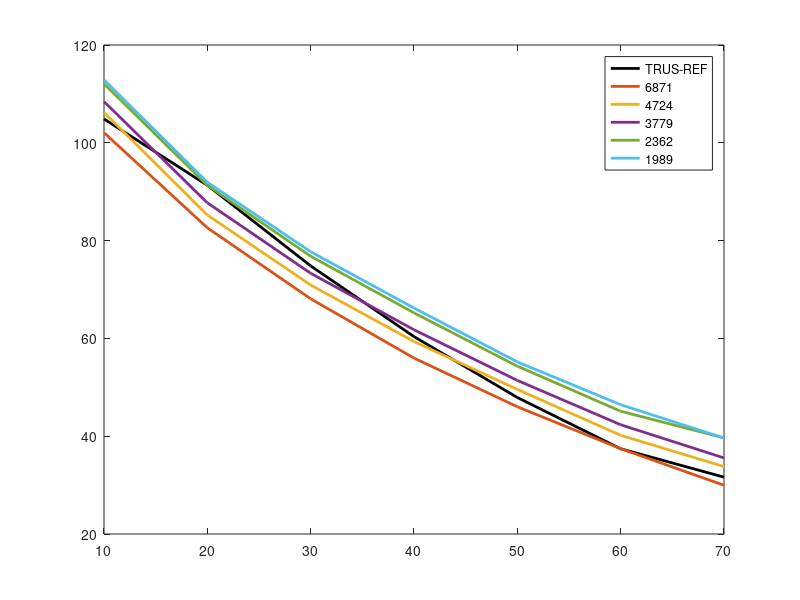
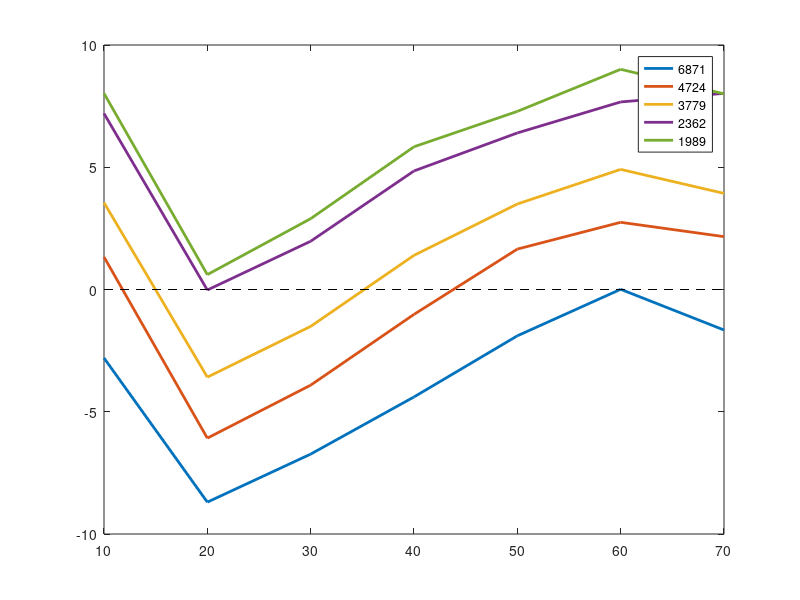

The MATLAB script that drew these images, in order:
snr_REF = [104.8777818	91.3153037	74.8287561	60.36863128	47.91535036	37.43309533	31.62385683];

snr_6871 = [102.0758289	82.61848312	68.09641303	55.9742821	46.02091469	37.44129733	29.96730439];
snr_4724 = [106.2088466	85.23540699	70.9163758	59.35092596	49.56799539	40.18132826	33.78575628];
snr_3779 = [108.4303526	87.73063749	73.32009986	61.76613565	51.41225474	42.3453022	35.55494842];
snr_2362 = [112.0773217	91.29362208	76.80215687	65.21777971	54.31873095	45.10444252	39.64659234];
snr_1989 = [112.8998028	91.92386131	77.72562513	66.2060756	55.20025047	46.43828723	39.62734287];

%% SNR
axis_ = [10 20 30 40 50 60 70]*1e-3;
figure(1);
plot(axis_*1e3, snr_REF,'LineWidth',2,'color','k'); hold on;
plot(axis_*1e3, snr_6871,'LineWidth',2);
plot(axis_*1e3, snr_4724,'LineWidth',2);
plot(axis_*1e3, snr_3779,'LineWidth',2);
plot(axis_*1e3, snr_2362,'LineWidth',2);
plot(axis_*1e3, snr_1989,'LineWidth',2); hold off;
legend('TRUS-REF','6871','4724','3779','2362','1989');

%% Delta_SNR
dsnr_6871 = snr_6871 - snr_REF;
dsnr_4724 = snr_4724 - snr_REF;
dsnr_3779 = snr_3779 - snr_REF;
dsnr_2362 = snr_2362 - snr_REF;
dsnr_1989 = snr_1989 - snr_REF;

figure(2);
plot(axis_*1e3, dsnr_6871,'LineWidth',2); hold on;
plot(axis_*1e3, dsnr_4724,'LineWidth',2);
plot(axis_*1e3, dsnr_3779,'LineWidth',2);
plot(axis_*1e3, dsnr_2362,'LineWidth',2);
plot(axis_*1e3, dsnr_1989,'LineWidth',2); 
line([axis_(1) axis_(end)]*1e3, [0 0],'LineStyle','--','color','k');hold off;
legend('6871','4724','3779','2362','1989');